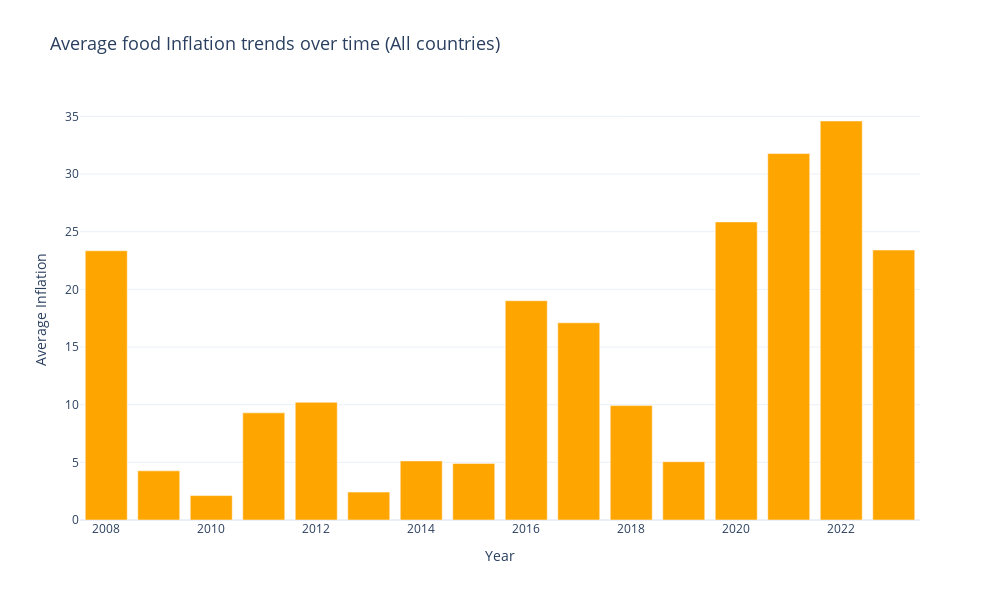

Notebook code for this chart:
### Markdown cell above
## Hypothesis: I predict that average yearly inflation rate over 2008-2023 will show a consistent upward trend over time in all countries due to global economic pressures and climate change.

### Code cell
fig = px.bar(
    average_inflation_by_year,
    x='year',
    y='Average inflation',
    title='Average food Inflation trends over time (All countries)',
    labels={'Inflation': 'Average Inflation', 'year': 'Year'},
    template='plotly_white',
    color_discrete_sequence=['orange']
    
)
fig.update_layout(
    width=1000,
    height=600,
    yaxis=dict(title='Average Inflation'),
    xaxis=dict(title='Year'),
    title_font_size=18
)
fig.show()

### Figure 1 — Plotly figure (JSON) as saved in the notebook; plotly's stock layout.template omitted (floating-point values rounded to 4 significant figures)
{"data": [{"alignmentgroup": "True", "hovertemplate": "Year=%{x}<br>Average inflation=%{y}<extra></extra>", "legendgroup": "", "marker": {"color": "orange", "pattern": {"shape": ""}}, "name": "", "offsetgroup": "", "orientation": "v", "showlegend": false, "textposition": "auto", "type": "bar", "x": [2008, 2009, 2010, 2011, 2012, 2013, 2014, 2015, 2016, 2017, 2018, 2019, 2020, 2021, 2022, 2023], "xaxis": "x", "y": [23.35, 4.264, 2.119, 9.291, 10.21, 2.419, 5.126, 4.908, 19.01, 17.1, 9.921, 5.055, 25.85, 31.77, 34.6, 23.41], "yaxis": "y"}], "layout": {"barmode": "relative", "height": 600, "legend": {"tracegroupgap": 0}, "title": {"font": {"size": 18}, "text": "Average food Inflation trends over time (All countries)"}, "width": 1000, "xaxis": {"anchor": "y", "autorange": true, "domain": [0, 1], "range": [2008.0, 2024.0], "title": {"text": "Year"}, "type": "linear"}, "yaxis": {"anchor": "x", "autorange": true, "domain": [0, 1], "range": [0, 36.42], "title": {"text": "Average Inflation"}, "type": "linear"}}}
